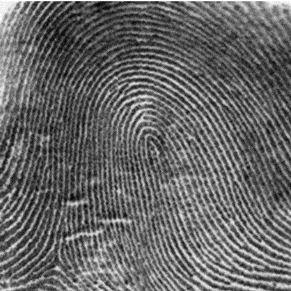
#> input picture Assets/Image/Picture2.png, 291 x 291 px
$ python Main.py
#> lines starting #> are read from the running program, lines starting #| are printed output that depends on the picture
import numpy as np
import cv2
import matplotlib.pyplot as plt

# Đọc ảnh đầu vào
input_image = cv2.imread('Assets/Image/Picture2.png', cv2.IMREAD_GRAYSCALE)
#> input_image is the input picture: shape (291, 291); min 4, max 255, mean 103
M, N = input_image.shape
#> M = 291; N = 291

# Bước 1: Chuyển kích thước ảnh
P, Q = 2 * M, 2 * N
#> P = 582; Q = 582
fp = np.zeros((P, Q), dtype=np.float32)
fp[:M, :N] = input_image
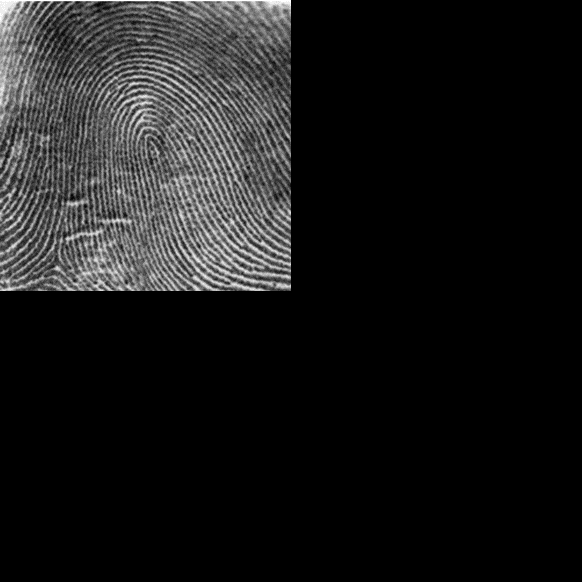
#> fp: shape (582, 582) float32; min 0, max 255, mean 25.8

# Bước 2: Tạo ảnh mới Fp
Fp = np.multiply(fp, (-1) ** np.add.outer(np.arange(P), np.arange(Q)))
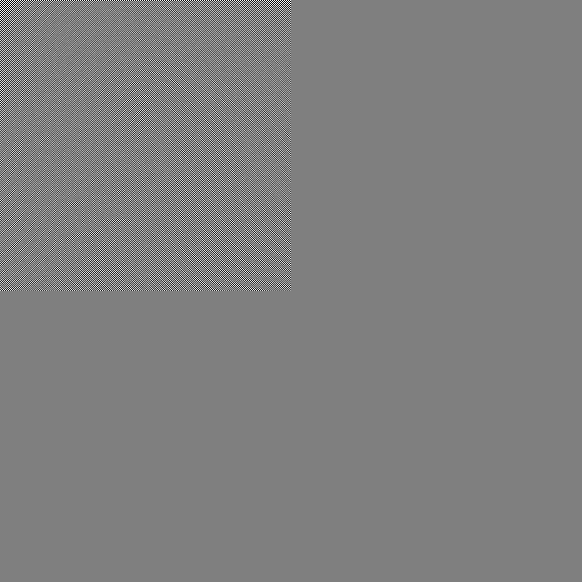
#> Fp: shape (582, 582) float64; min -255, max 255, mean 0; drawn with min black and max white

# Bước 3: Tính DFT của Fp
F = np.fft.fft2(Fp)

# Bước 4: Tạo bộ lọc Butterworth thông cao
D0 = 100  # Thay đổi D0 theo ý muốn
n = 2     # Thay đổi n theo ý muốn
u = np.arange(P)
#> u = 582 values from 0 to 581
v = np.arange(Q)
#> v = 582 values from 0 to 581
U, V = np.meshgrid(u, v)
U = U - P/2
V = V - Q/2
D = np.sqrt(U**2 + V**2)
H = 1 / (1 + (D0 / D) ** (2 * n))

# Bước 5: Áp dụng bộ lọc thông cao
G = np.multiply(F, H)


# Bước 6: Biến đổi ngược IDFT của G
gp = np.real(np.fft.ifft2(G))
gp = np.multiply(gp, (-1) ** np.add.outer(np.arange(P), np.arange(Q)))
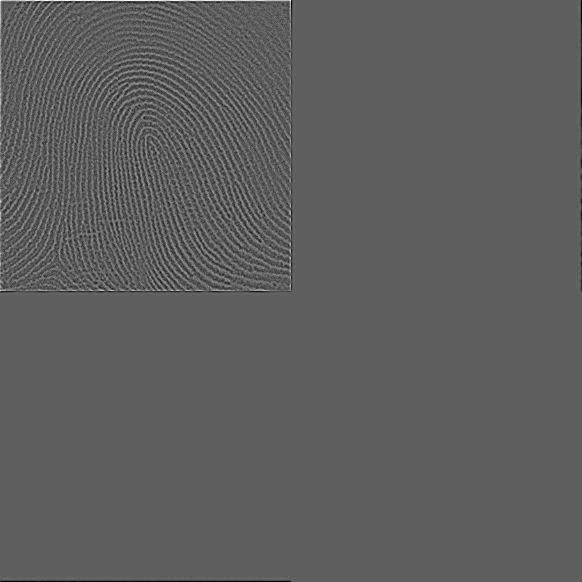
#> gp: shape (582, 582) float64; min -83.23, max 143.5, mean 0; drawn with min black and max white

# Bước 7: Lấy vùng MxN từ ảnh gp
g = gp[:M, :N]
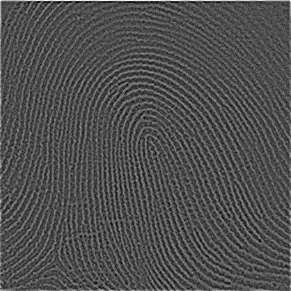
#> g: shape (291, 291) float64; min -64.27, max 143.5, mean 0.6; drawn with min black and max white

# Hiển thị ảnh đầu ra bằng matplotlib
plt.subplot(121), plt.imshow(input_image, cmap='gray'), plt.title('Ảnh đầu vào')
plt.subplot(122), plt.imshow(g, cmap='gray'), plt.title('Ảnh đầu ra')
plt.show()
